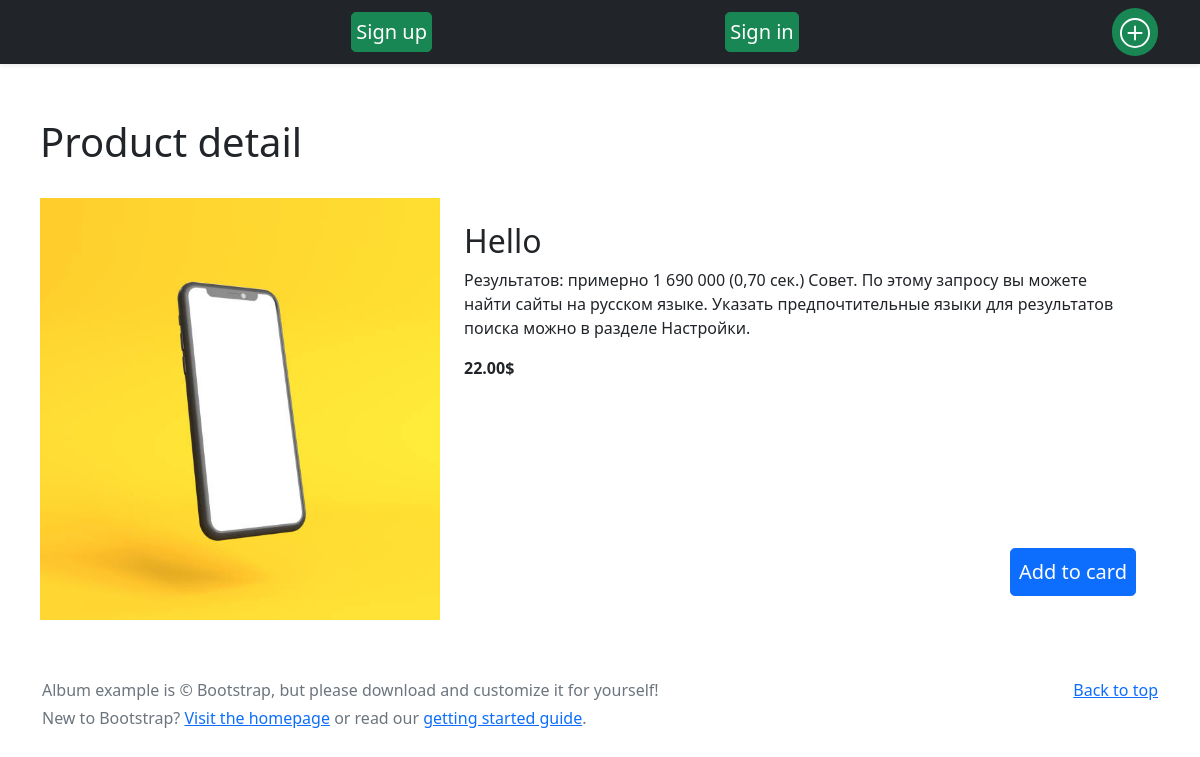
The app's page /store/hello with its own data.
### store/models.py (models this page shows, shortened)
class Product(models.Model):
    category = models.ForeignKey(Category, related_name='product', on_delete=models.CASCADE)
    created_by = models.ForeignKey(User, on_delete=models.CASCADE, related_name='product_creator', default=User)
    title = models.CharField(max_length=255)
    author = models.CharField(max_length=255, default='John Doe')
    description = models.TextField(blank=True)
    image = models.ImageField(upload_to='images/')
    slug = models.SlugField(max_length=255)
    price = models.DecimalField(max_digits=4, decimal_places=2)
    in_stock = models.BooleanField(default=True)
    is_active = models.BooleanField(default=True)
    created = models.DateTimeField(auto_now_add=True)
    updated = models.DateTimeField(auto_now=True)
    class Meta:
        verbose_name_plural = 'products'
        ordering = ('-created',)

### store/views.py (the view)
# urls.py: path('<slug:slug>', ProductDetail.as_view(), name='product_detail'),
class ProductDetail(DetailView):
    model = Product

### store/templates/store/product_detail.html (shortened to what this page needs)
{% extends 'store/base.html' %}
{% block content %}
<div class="container" style="padding:10px ; margin-top: 20px; border: 0px solid black; border-radius: 15px; ">
        <br>
        <h1>Product detail</h1>
        <br>
        <div class="d-flex" style="">
            <div class="d-flex" style="">
                <img src="{{ object.image.url }}" class="" alt="..." width="400">
            </div>
            <div class="d-flex flex-column p-4" style="background-color:;">
                <h2 class="card-title">{{object.title}}</h2>
                <p class="card-text">{{ object.description }}</p>
                <p class="card-text"><strong>{{ object.price }}$</strong></p>
                <div class="d-flex align-items-end flex-column" style="height: 200px;">
                    <button type="button" class="btn btn-lg btn-block btn-primary mt-auto p-2">Add to card</button>
                </div>
                </div>
            </div>
        </div>
{% endblock %}

### records on screen
Product: image (picture), title "Hello", description "Результатов: примерно 1 690 000 (0,70 сек.) Совет. По этому запросу вы можете найти сайты на русском языке. Указать предпочтительные языки для результатов поиска можно в разделе Настройки.", price "22.00"
